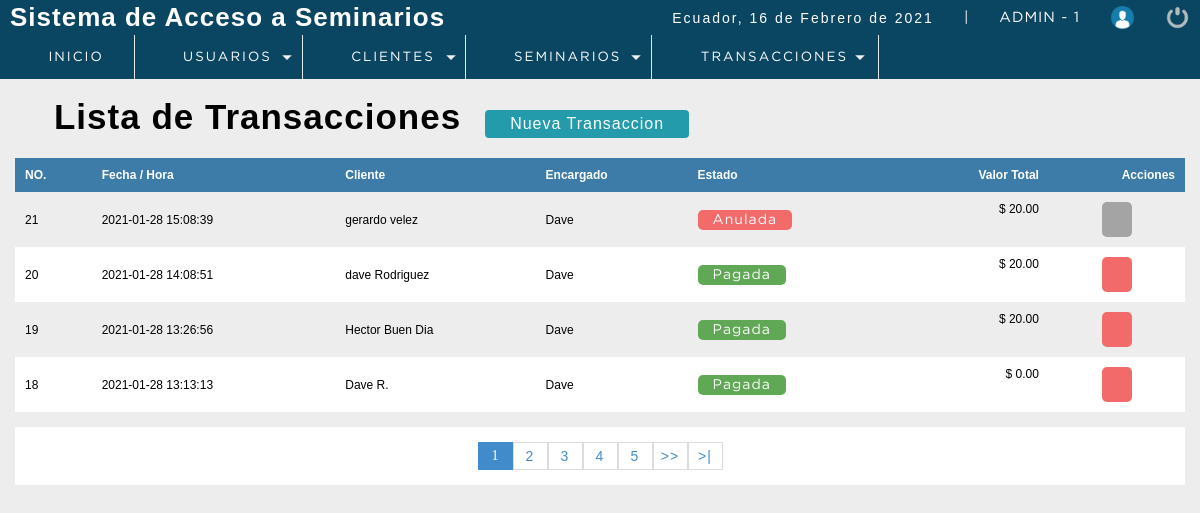
The page /sistema/transacciones.php (signed in) on the database as committed earlier.
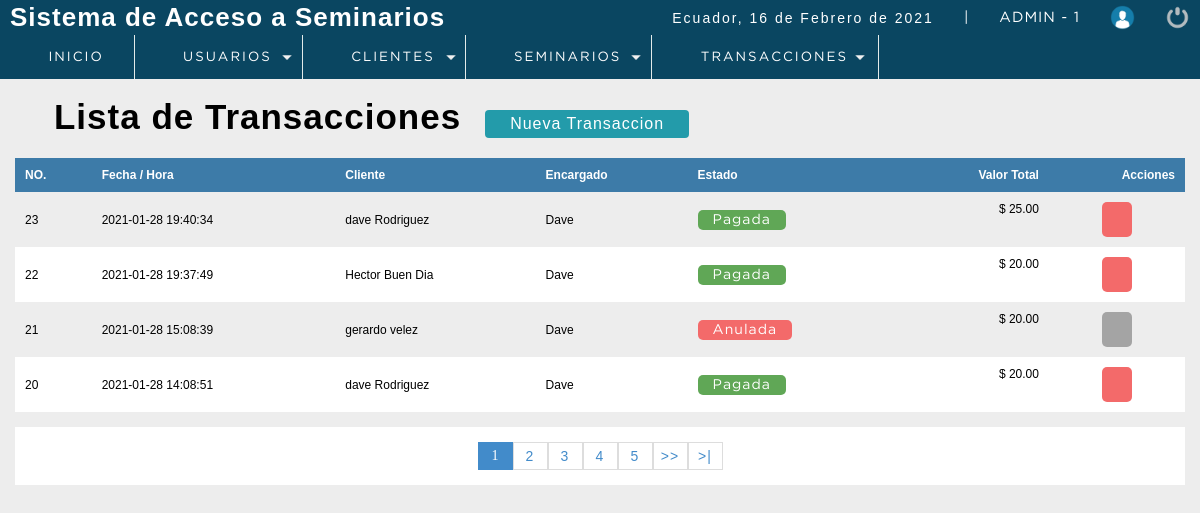
The same page on the database as committed later.
### tables this page shows
CREATE TABLE `factura` (
  `nofactura` bigint(11) NOT NULL,
  `fecha` datetime NOT NULL DEFAULT current_timestamp(),
  `usuario` int(11) DEFAULT NULL,
  `codcliente` int(11) DEFAULT NULL,
  `totaltFactura` decimal(10,2) DEFAULT NULL,
  `status` int(11) NOT NULL DEFAULT 1
);

CREATE TABLE `cliente` (
  `idcliente` int(11) NOT NULL,
  `cedula` int(11) DEFAULT NULL,
  `nombre` varchar(80) DEFAULT NULL,
  `apellidos` varchar(80) NOT NULL,
  `Correo` varchar(80) DEFAULT NULL,
  `telefono` int(11) DEFAULT NULL,
  `direccion` text DEFAULT NULL,
  `dateAdd` datetime NOT NULL DEFAULT current_timestamp(),
  `usuario_id` int(11) NOT NULL,
  `status` int(11) NOT NULL DEFAULT 1,
  `cod_tarjeta` varchar(20) NOT NULL
);

CREATE TABLE `usuario` (
  `idusuario` int(11) NOT NULL,
  `nombre` varchar(50) DEFAULT NULL,
  `correo` varchar(100) DEFAULT NULL,
  `usuario` varchar(15) DEFAULT NULL,
  `clave` varchar(100) DEFAULT NULL,
  `rol` int(11) DEFAULT NULL,
  `Status` int(11) NOT NULL DEFAULT 1
);

### sistema/transacciones.php (the view, shortened to what this page needs)
<?php
 include "../conection.php";
?>
<!DOCTYPE html>
<html lang="en">
<head>
	<?php include "includes/scripts.php"?>
</head>
<body>
 <?php include "includes/header.php"?>
	<section id="container">
        <h1><i class="fas fa-list-alt"></i> Lista de Transacciones</h1>
        <a href="Nueva_transaccion.php" class="btn_new">Nueva Transaccion</a>
        <table>
            <tr>
                <th>NO.</th>
                <th>Fecha / Hora</th>
                <th>Cliente</th>
                <th>Encargado</th>
                <th>Estado</th>
                <th class="textright">Valor Total</th>
                <th class="textright">Acciones</th>
            </tr>
            <?php
           $sql_registre = mysqli_query($conection,"SELECT COUNT(*) AS total_registro FROM factura WHERE status !=10");
           $result_registre = mysqli_fetch_array($sql_registre);
           $total_resgistros = $result_registre['total_registro'];
           $por_pagina = 4;
           if (empty($_GET['pagina'])) {
               $pagina =1;
           }
           else {
               $pagina = $_GET['pagina'];
           }
           $desde = ($pagina - 1) * $por_pagina;
           $total_paginas = ceil($total_resgistros / $por_pagina);
           $query = mysqli_query($conection,"SELECT f.nofactura,f.fecha,f.totaltFactura,f.codcliente,f.status,
                                                    u.nombre as encargado,
                                                    cl.nombre as cliente
                                            FROM factura f
                                            INNER JOIN usuario u
                                            ON f.usuario = u.idusuario
                                            INNER JOIN cliente cl
                                            ON f.codcliente = cl.idcliente
                                            WHERE f.status != 10
                                            ORDER BY f.fecha DESC LIMIT $desde,$por_pagina");
           $result = mysqli_num_rows($query);
           if ($result > 0) {
               while ($data = mysqli_fetch_array($query)) {
                    if ($data["status"] == 1) {
                        $estado = '<span class="pagada">Pagada</span>';
                    }else {
                        $estado = '<span class="anulada">Anulada</span>';
                    }
           ?>
            <tr id="row_<?php echo $data["nofactura"];?>">
                <td><?php echo $data["nofactura"];?></td>
                <td><?php echo $data["fecha"];?></td>
                <td><?php echo $data["cliente"];?></td>
                <td><?php echo $data["encargado"];?></td>
                <td class="estado"><?php echo $estado;?></td>
                <td class="textright totalfactura"><span></span><?php echo '$ '.$data["totaltFactura"]; ?></td>
                <td>
                    <div class="div_acciones">
                    <?php
                        if($data["status"]==1)
                        {
                    ?>
                    <div class="div_factura">
                            <button class="btn_anular anular_factura" fac="<?php echo $data["nofactura"]; ?>"><i class="fas fa-ban"></i></button>
                    </div>
                    <?php
                        }else{
                    ?>
                    <div class="div_factura">
                        <button type="button" class="btn_anular inactive"><i class="fas fa-ban"></i></button>
                    </div>
                    <?php } ?>
                    </div>
                </td>
            </tr>
                <?php
               }
           }
            ?>
        </table>
        <div class="paginador">
                    <ul>
                    <?php
                    for ($i=1; $i <= $total_paginas; $i++) {
                        if ($i == $pagina) {
                            echo '<li class="pageSelected">'.$i.'</li>';
                        }
                        else {
                            echo '<li><a href="?pagina='.$i.'">'.$i.'</a></li>';
                        }
                    }
                    if ($pagina!=$total_paginas) {
                    ?>
                    <li><a href="?pagina=<?php echo $pagina+1;?>">>></a></li>
                    <li><a href="?pagina=<?php echo $total_paginas;?>">>|</a></li>
                        <?php
                            }
                        ?>
                    </ul>
                </div>
	</section>
</body>
</html>

Rows that differ between the two databases and show on the page:
no longer on this page (row unchanged): factura: nofactura "19", fecha "2021-01-28 13:26:56", codcliente.nombre "Hector Buen Dia", usuario.nombre "Dave", status "Pagada", totaltFactura "20.00"
no longer on this page (row unchanged): factura: nofactura "18", fecha "2021-01-28 13:13:13", codcliente.nombre "Dave R.", usuario.nombre "Dave", status "Pagada", totaltFactura "0.00"
added factura: nofactura "23", fecha "2021-01-28 19:40:34", codcliente.nombre "dave Rodriguez", usuario.nombre "Dave", status "Pagada", totaltFactura "25.00"
added factura: nofactura "22", fecha "2021-01-28 19:37:49", codcliente.nombre "Hector Buen Dia", usuario.nombre "Dave", status "Pagada", totaltFactura "20.00"
